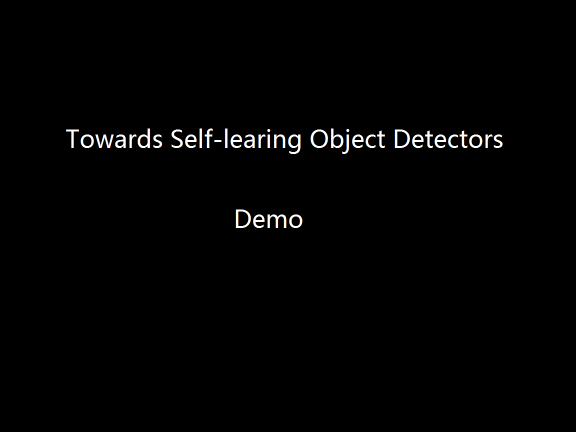
%> input picture 1.png, 1152 x 864 px (shown at 1/2 size); its folder holds 6 pictures in this run
$ octave --eval "result = st_frames6Video;"   (GNU Octave 9; MATLAB toolbox functions it lacks are replaced by stand-ins)
%> lines starting %> are read from the running program, lines starting %| are printed output that depends on the picture; in (x1, y1, x2, y2) boxes, pixels count from 0 and x2, y2 are one past the last pixel; in counts of white or black regions, pixels touching at a corner belong together; the program's own positions count from 1
function video = st_frames6Video
%函数功能：把保存在framesPath文件夹下的所有‘jpg’格式的图像转换为‘avi’格式的视频
    %framesPath :图像序列所在路径，同时要保证图像大小相同。
    %            图像格式在程序中设置的是 'jpg'格式！！
    %videoName:  表示将要创建的视频文件的名字
    %fps: 帧率
    %startFrame ,endFrame ;表示从哪一帧开始，哪一帧结束
%
%     framesPath = 'D:\sceneExperiment\scene\Dataset\scene8\image\MITcoast';
%     videoName = 'test.avi';
%     fps = 7;

    framesPath = '.\data\PETS09-S2L2\detect'

    imageList = dir(fullfile('.\data\PETS09-S2L2\detect', '*.jpg'));
    allImgList = dir(fullfile( '.\data\PETS09-S2L2\pos', '*.png'));

    %remove the existing image file
    if(exist('videoName','file'))
        delete videoName.avi
    end

    %生成视频的参数设定
    video = VideoWriter('demo.avi');  %创建一个avi视频文件对象，开始时其为空
    video.FrameRate = 10;
    open(video);
      %%%%%%%%%%%%%%%%%%%%%%%%%%%%%%%%%%%%%%%%%%%%%
    for i=1:10
          srcName = ['1.png'];
             ImgSrc = imread(srcName);
%> ImgSrc is the input picture: size 864x1152x3 uint8; mean R, G, B 2.8, 2.8, 2.8
             ImgSrc(ImgSrc>0) = 200;
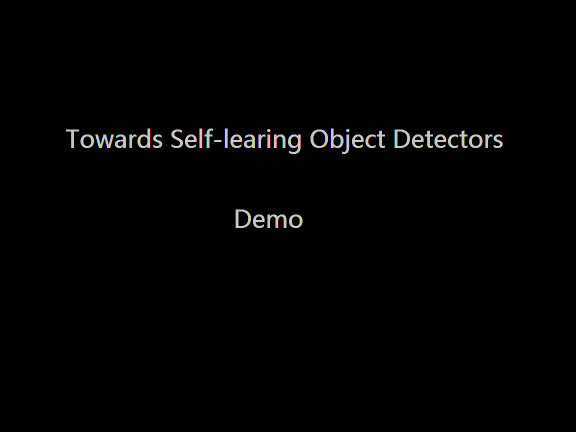
%> ImgSrc: size 864x1152x3 uint8 (shown at 1/2 size); 1.35% of pixels changed, all inside (x1, y1, x2, y2) = (131, 257, 1006, 456)
             ImgSrc = imresize(ImgSrc,[432 576]);
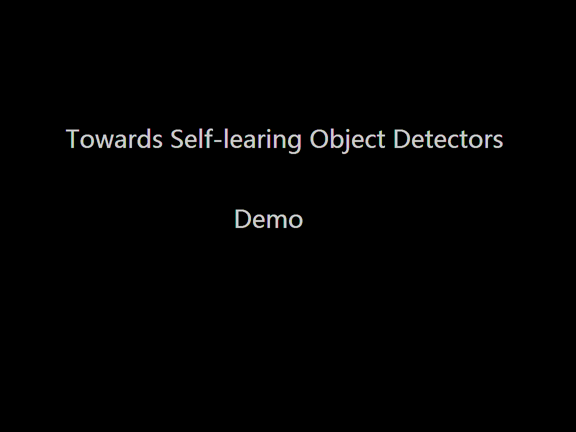
%> ImgSrc: size 432x576x3 uint8; mean R, G, B 2.5, 2.5, 2.5
             disp(i);
             writeVideo(video, ImgSrc);
    end
%> pass 2 of the loop in st_frames6Video, `for i=1:10`:
     for i=1:10
          srcName = ['2.png'];
%> srcName = '2.png'
             ImgSrc = imread(srcName);
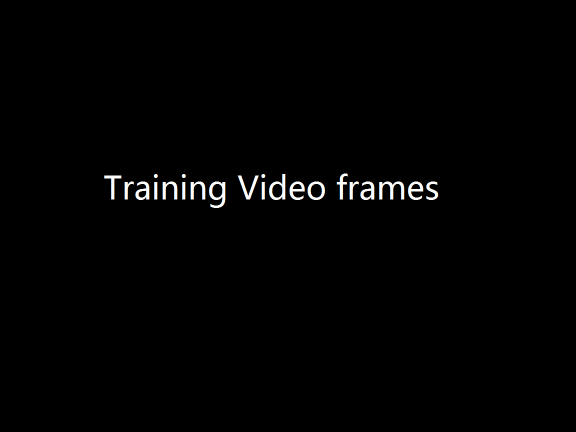
%> input picture 2.png, 1152 x 864 px (shown at 1/2 size)
%> ImgSrc is the input picture: size 864x1152x3 uint8; mean R, G, B 2.4, 2.4, 2.4
             ImgSrc(ImgSrc>0) = 200;
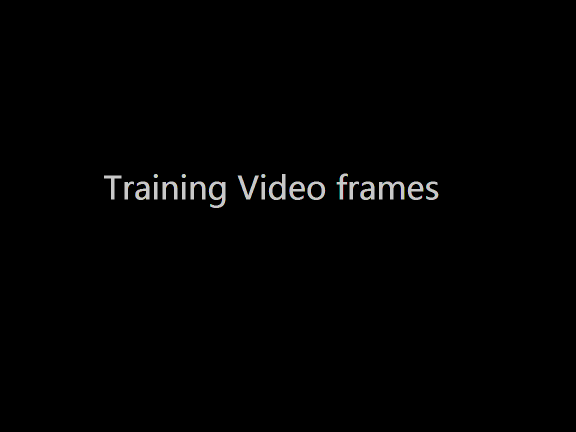
%> ImgSrc: size 864x1152x3 uint8 (shown at 1/2 size); 1.07% of pixels changed, all inside (x1, y1, x2, y2) = (208, 347, 877, 416)
             ImgSrc = imresize(ImgSrc,[432 576]);
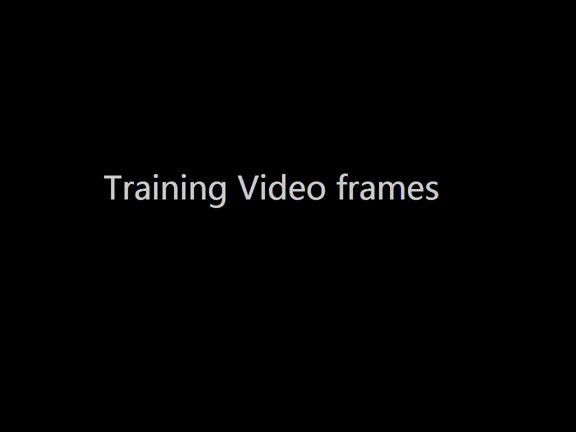
%> ImgSrc: size 432x576x3 uint8; mean R, G, B 2.1, 2.1, 2.1
             disp(i);
             writeVideo(video, ImgSrc);
     end
%> pass 2 of the loop in st_frames6Video, `for i=1:10`:

     framesPath = '.\data\PETS09-S2L2\pos'
%> framesPath = '.\data\PETS09-S2L2\pos'

      for i=1:3:217
          srcName = [framesPath '\' num2str(i) '.png'];
%> srcName = '.\data\PETS09-S2L2\pos\1.png'
             ImgSrc = imread(srcName);
             ImgSrc = imresize(ImgSrc,[432 576]);
             disp(i);
             writeVideo(video, ImgSrc);
      end
%> pass 2 of the loop in st_frames6Video, `for i=1:3:217`:
%> in st_frames6Video, `srcName = [framesPath '\' num2str(i) '.png'];`: srcName = '.\data\PETS09-S2L2\pos\4.png'
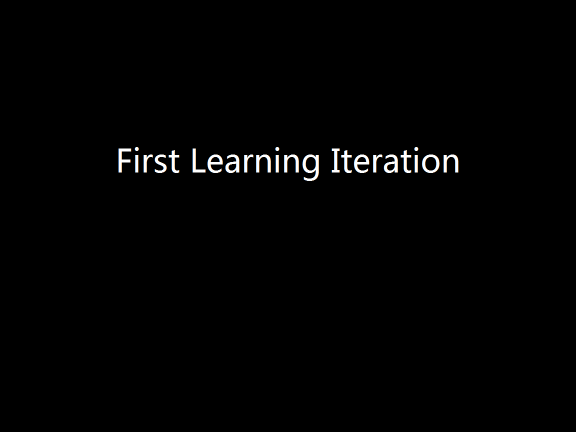
%> input picture 4.png, 1152 x 864 px (shown at 1/2 size)
%> in st_frames6Video, ImgSrc is the input picture: size 864x1152x3 uint8; mean R, G, B 2.5, 2.5, 2.5
%> in st_frames6Video, `ImgSrc = imresize(ImgSrc,[432 576]);`:
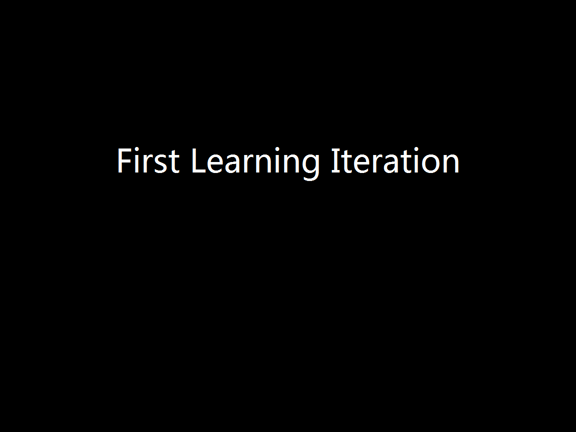
%> ImgSrc: size 432x576x3 uint8; mean R, G, B 2.5, 2.5, 2.5; mean of the top-left, top-right, bottom-left and bottom-right quarters 4.8, 5.1, 0, 0

      %%%%%%%%%%%%%%%%%%%%%%%%%%%%%%%%%%%%%%%%%%%%%
        for i=1:10
          srcName = ['3.png'];
             ImgSrc = imread(srcName);
             ImgSrc(ImgSrc>0) = 200;
             ImgSrc = imresize(ImgSrc,[432 576]);
             disp(i);
             writeVideo(video, ImgSrc);
        end

      for i=1:3:217
          srcName = [framesPath '\' num2str(i) '_diff.png'];
             ImgSrc = imread(srcName);
             ImgSrc = imresize(ImgSrc,[432 576]);
             disp(i);
             writeVideo(video, ImgSrc);
      end

        %%%%%%%%%%%%%%%%%%%%%%%%%%%%%%%%%%%%%%%%%%%%%
        for i=1:10
          srcName = ['4.png'];
             ImgSrc = imread(srcName);
             ImgSrc(ImgSrc>0) = 200;
             ImgSrc = imresize(ImgSrc,[432 576]);
             disp(i);
             writeVideo(video, ImgSrc);
        end

      for i=1:3:217
          srcName = [framesPath '\' num2str(i) '_1.png'];
             ImgSrc = imread(srcName);
             ImgSrc = imresize(ImgSrc,[432 576]);
             disp(i);
             writeVideo(video, ImgSrc);
      end

      %%%%%%%%%%%%%%%%%%%%%%%%%%%%%%%%%%%%%%%%%%%%%
        for i=1:10
          srcName = ['5.png'];
             ImgSrc = imread(srcName);
             ImgSrc(ImgSrc>0) = 200;
             ImgSrc = imresize(ImgSrc,[432 576]);
             disp(i);
             writeVideo(video, ImgSrc);
        end

      for i=1:3:217
          srcName = [framesPath '\' num2str(i) '_2.png'];
             ImgSrc = imread(srcName);
             ImgSrc = imresize(ImgSrc,[432 576]);
             disp(i);
             writeVideo(video, ImgSrc);
      end

       %%%%%%%%%%%%%%%%%%%%%%%%%%%%%%%%%%%%%%%%%%%%%
        for i=1:10
          srcName = ['6.png'];
             ImgSrc = imread(srcName);
             ImgSrc(ImgSrc>0) = 200;
             ImgSrc = imresize(ImgSrc,[432 576]);
             disp(i);
             writeVideo(video, ImgSrc);
        end

      for i=1:3:217
          srcName = [framesPath '\' num2str(i) '_9.png'];
             ImgSrc = imread(srcName);
             ImgSrc = imresize(ImgSrc,[432 576]);
             disp(i);
             writeVideo(video, ImgSrc);
      end

        %%%%%%%%%%%%%%%%%%%%%%%%%%%%%%%%%%%%%%%%%%%%%
        for i=1:10
          srcName = ['7.png'];
             ImgSrc = imread(srcName);
             ImgSrc(ImgSrc>0) = 200;
             ImgSrc = imresize(ImgSrc,[432 576]);
             disp(i);
             writeVideo(video, ImgSrc);
        end


   %final detections
   framesPath = '.\data\PETS09-S2L2\detect'

         for i=218:size(imageList,1)
          srcName = [framesPath '\' imageList(i).name];
             ImgSrc = imread(srcName);
             ImgSrc = imresize(ImgSrc,[432 576]);
             disp(i);
             writeVideo(video, ImgSrc);
         end

         for i=1:10
          srcName = ['8.png'];
             ImgSrc = imread(srcName);
             ImgSrc(ImgSrc>0) = 200;
             ImgSrc = imresize(ImgSrc,[432 576]);
             disp(i);
             writeVideo(video, ImgSrc);
        end

close(video);
%> (the run ends here)
